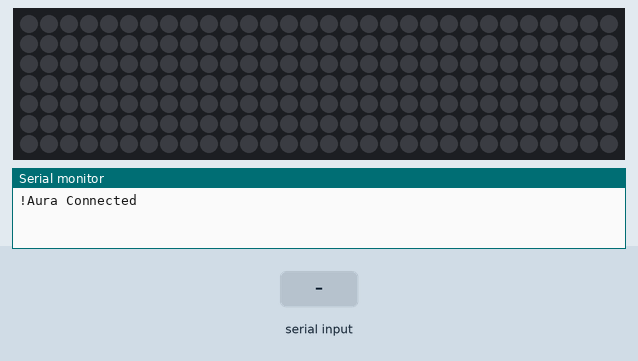
Simulated run of this sketch. Board: Arduino Uno, built for the host (arithmetic inside an expression is 32-bit, double 64-bit). Shown: 30×7 RGB LED matrix (first LED top left, wired row by row), the last lines printed to the serial monitor. The inputs (shaded band) are chosen by the test bench. Dim RGB values are drawn brighter than linear.

Above: at 1.2 s.
1.3 s: "1" received over the second serial link
At 2.8 s:
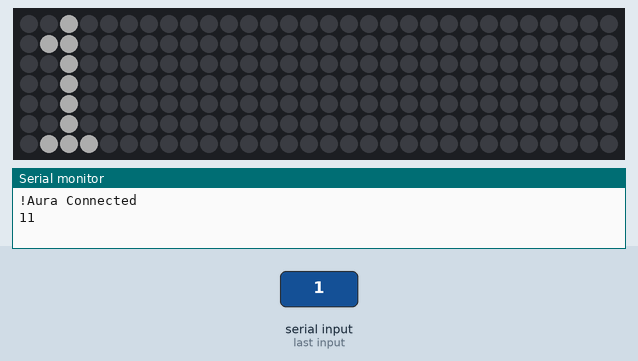
3.8 s: "0" received over the second serial link
At 6.0 s:
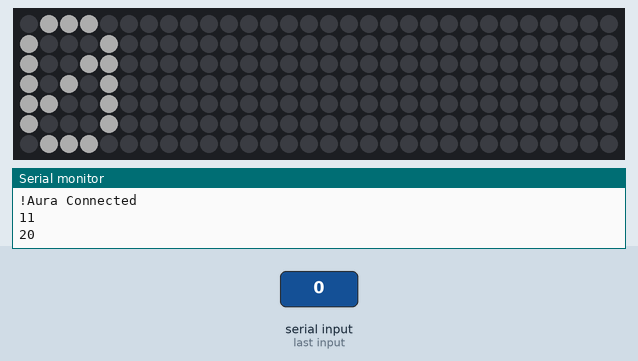
6.3 s: "*" received over the second serial link
At 8.5 s:
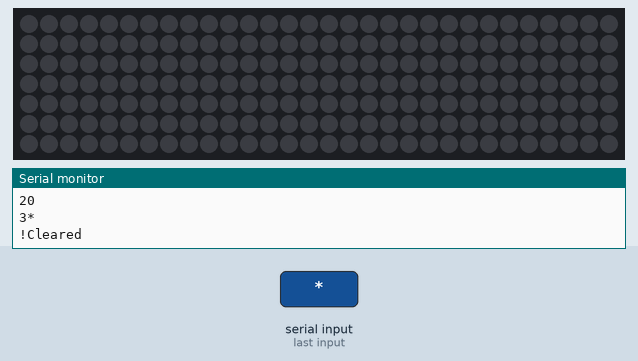
Timing chart, 0 to 10.0 s (numbered marks = the images above; inputs shaded):
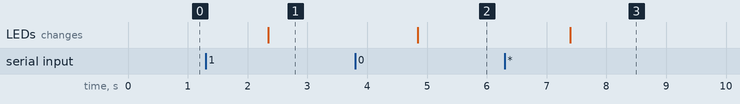

The sketch:

LED-Display-Arduino.ino
```cpp
#include <Adafruit_GFX.h>
#include <Adafruit_SPITFT.h>
#include <Adafruit_SPITFT_Macros.h>
#include <gfxfont.h>
#include <Adafruit_NeoMatrix.h>
#include <gamma.h>
#include <Adafruit_NeoPixel.h>
#include<SoftwareSerial.h>


SoftwareSerial AURA(10, 11);      //RX and TX
int nt, ct, c=0;              //nt-next time, ct-current time, c-counter
String DATA;                //DATA from bluetooth

#ifndef PSTR
#define PSTR
#endif

#define PIN 6 //led strip pin number
#define mw 30 //led strip width
#define mh 7 // led strip height

Adafruit_NeoMatrix matrix = Adafruit_NeoMatrix(mw, mh, PIN, NEO_MATRIX_ZIGZAG, NEO_GRB+ NEO_KHZ400); //define matrix constructs

const uint16_t color[] = {matrix.Color(255,255,255)}; //white

void setup()
{
  AURA.begin(38400);
  Serial.begin(38400);
  Serial.println("!Aura Connected");

  matrix.begin();
  matrix.setTextWrap(false);
  matrix.setBrightness(50);
  matrix.setTextColor(color[0]);
}

int x = matrix.width();

void loop(){
  ct=micros();
  if(ct>=nt){
    nt=ct+100000;
    while (AURA.available()){
      DATA=AURA.readString();
      c=c+1;
      Serial.print(c);
      Serial.println(DATA);
    }
  }

if(DATA == '*'){   //clears the text stored in data if * is typed
    DATA = ' ';
    Serial.println("!Cleared");
  }

    matrix.fillScreen(0);
    matrix.setCursor(0,0);
    matrix.print(DATA);
    if(--x < -50) {
      x = matrix.width();
      matrix.show();
    }
}
```

Measured:
- after the input at 1.3 s, the LEDs: change after 1.0 s (image 1)
- after the input at 3.8 s, the LEDs: change after 1.0 s (image 2)
- after the input at 6.3 s, the LEDs: change after 1.1 s (image 3)
